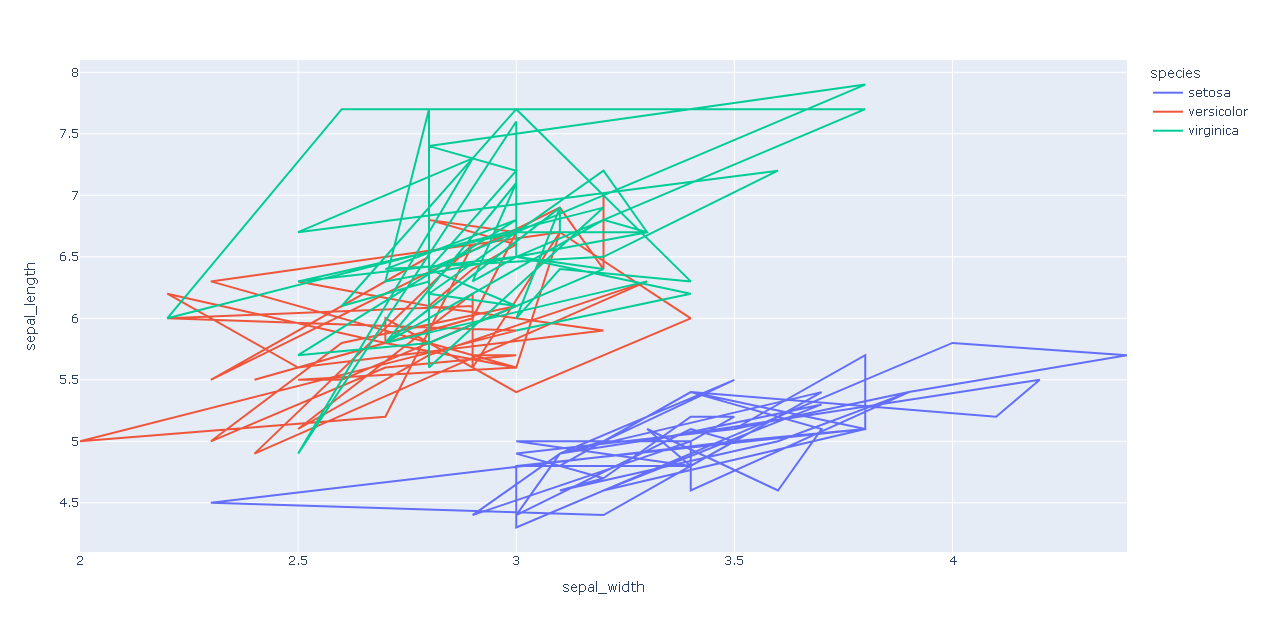

The script that drew this image:
import plotly.express as px # Biblioteca usada para criar gráficos

df = px.data.iris() # DataFrame com conjunto de dados Iris
fig = px.line(df, x = "sepal_width", # Cria o objeto com os dados de x e y automaticamente por plotly.
              y = "sepal_length" ,
              color = "species")
fig.show() # Plota o gráfico

# plotly.express pode criar toda a fígura de uma só vez. Ele usa a graph_objects internamente
